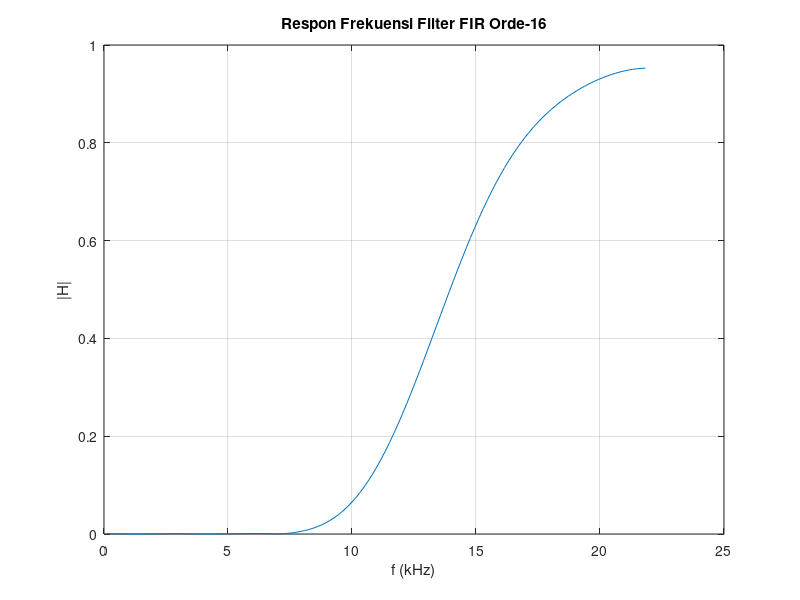

Reproduce this figure in MATLAB.
clear all; clc;

m = [0, 0, 0, 0.8, 1];
f = [0, 0.25, 0.5, 0.704, 1];
n = 16;                              % orde 16, 1/2 frekuensi sampling = 8kHz
fs2 = 22;                             % hitung koefisien filter
b = fir2(n, f, m);

fid = fopen('fir.txt', 'w');         % buka file fir.txt
fprintf(fid, strcat('Koefisien filter FIR orde-'), int2str(n), ':\n');
fprintf(fid, strcat('Generated on-', datestr(now), '\n\n'));
for i = 1:n+1                        % simpan dalam file
    fprintf(fid, '%1.6f \n', b(i));
end
fclose(fid);                         % tutup file

[H, w] = freqz(b, 1, 128);           % respon frekuensi
plot(w/pi * fs2, abs(H));            % plot respon frekuensi

xlabel('f (kHz)');
ylabel('|H|');
grid;
title(strcat('Respon Frekuensi Filter FIR Orde-', int2str(n)));